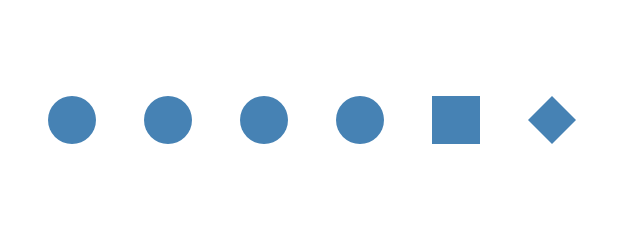

Write a Vega-Lite specification for this figure.
### Vega specification from a JSON file in a GitHub repository (floating-point values rounded to 4 significant figures)
{"width": 120, "height": 40, "padding": 5, "data": [{"name": "t", "values": [{"i": 0, "s": 0}, {"i": 1, "s": false}, {"i": 2, "s": null}, {"i": 3, "s": ""}, {"i": 4, "s": ["square"]}, {"i": 5, "s": ["diamond"]}]}], "marks": [{"type": "symbol", "from": {"data": "t"}, "encode": {"update": {"x": {"signal": "10 + datum.i * 20"}, "y": {"value": 20}, "size": {"value": 100}, "shape": {"field": "s"}, "fill": {"value": "steelblue"}}}}]}
